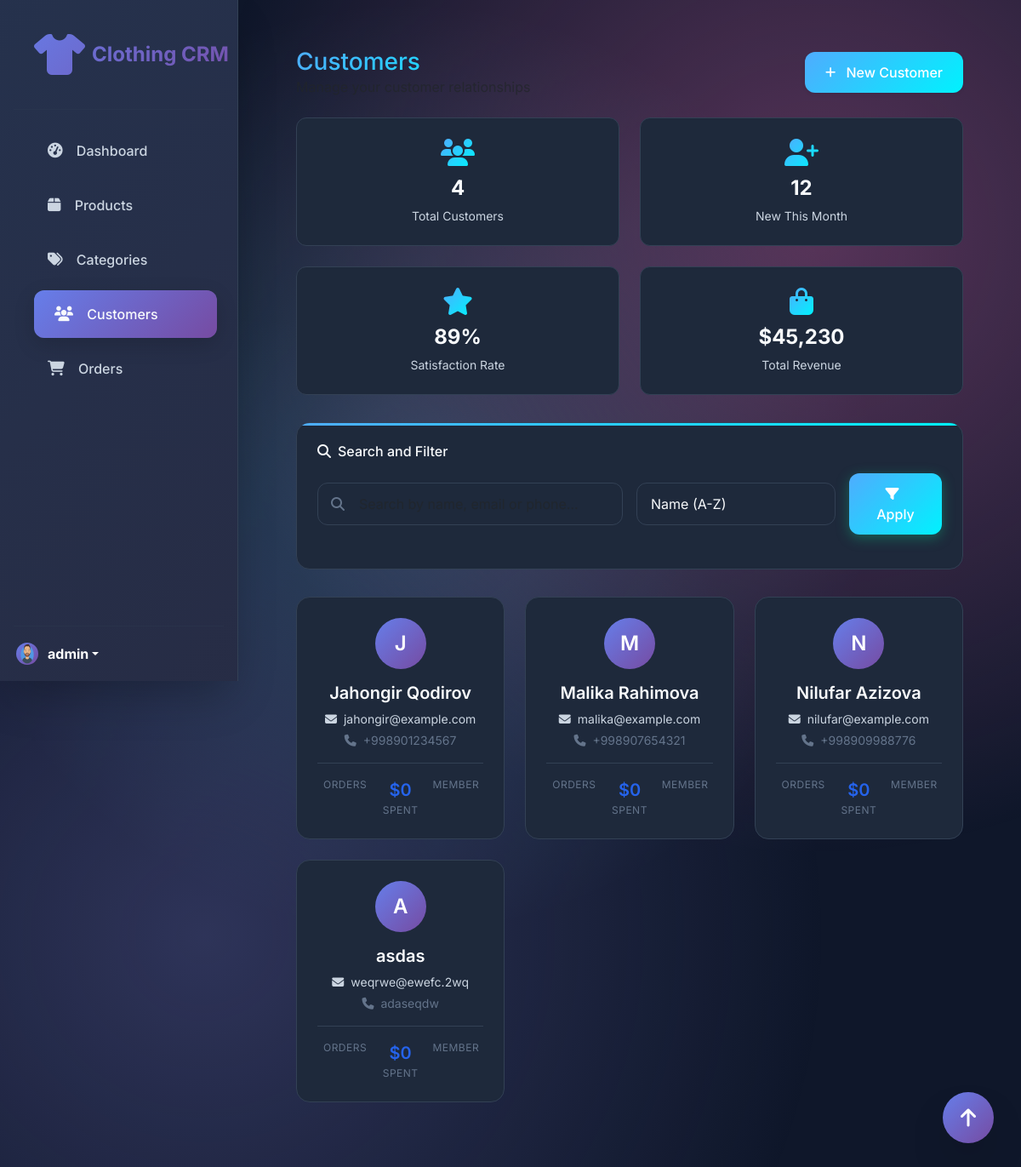
The page /customers/ (signed in) on the database its author committed.
### accounts/models.py (models this page shows, shortened)
class Profile(models.Model):
    user = models.OneToOneField(User, on_delete=models.CASCADE)
    image = models.ImageField(default='default.jpg', upload_to='profile_pics')
    phone = models.CharField(max_length=15, blank=True, null=True)
    address = models.TextField(blank=True, null=True)

### dashboard/models.py (models this page shows, shortened)
class Customer(models.Model):
    user = models.OneToOneField(User, on_delete=models.CASCADE, blank=True, null=True)
    name = models.CharField(max_length=200)
    phone = models.CharField(max_length=15)
    email = models.EmailField(max_length=200)
    address = models.TextField()
    created_at = models.DateTimeField(auto_now_add=True)

### dashboard/views.py (the view)
# urls.py: path('customers/', views.customer_list, name='customer_list'),
@login_required
def customer_list(request):
    customers_list = Customer.objects.all()
    search_query = request.GET.get('search', '')
    if search_query:
        customers_list = customers_list.filter(
            Q(name__icontains=search_query) |
            Q(email__icontains=search_query) |
            Q(phone__icontains=search_query)
        )
    sort_by = request.GET.get('sort', 'name')
    customers_list = customers_list.order_by(sort_by)
    paginator = Paginator(customers_list, 10)  # Show 10 customers per page
    page = request.GET.get('page')
    try:
        customers = paginator.page(page)
    except PageNotAnInteger:
        customers = paginator.page(1)
    except EmptyPage:
        customers = paginator.page(paginator.num_pages)
    context = {
        'customers': customers,
        'search_query': search_query,
        'sort_by': sort_by,
    }
    return render(request, 'dashboard/customer_list.html', context)

### templates/dashboard/customer_list.html (shortened to what this page needs)
{% extends 'base.html' %}
{% block content %}
<div class="container-fluid">
    <div class="d-sm-flex align-items-center justify-content-between mb-4">
        <div>
            <h1 class="h3 mb-0" style="color: var(--text-primary); background: var(--gradient-success); -webkit-background-clip: text; -webkit-text-fill-color: transparent; background-clip: text;">Customers</h1>
            <p class="text-muted mb-0">Manage your customer relationships</p>
        </div>
        <a href="{% url 'dashboard:customer_create' %}" class="btn btn-success shadow-sm">
            <i class="fas fa-plus fa-sm me-2"></i> New Customer
        </a>
    </div>
    <div class="stats-grid">
        <div class="stat-item">
            <i class="fas fa-users stat-icon"></i>
            <div class="stat-number">{{ customers.paginator.count|default:"0" }}</div>
            <div class="stat-label">Total Customers</div>
        </div>
        <div class="stat-item">
            <i class="fas fa-user-plus stat-icon"></i>
            <div class="stat-number">12</div>
            <div class="stat-label">New This Month</div>
        </div>
        <div class="stat-item">
            <i class="fas fa-star stat-icon"></i>
            <div class="stat-number">89%</div>
            <div class="stat-label">Satisfaction Rate</div>
        </div>
        <div class="stat-item">
            <i class="fas fa-shopping-bag stat-icon"></i>
            <div class="stat-number">$45,230</div>
            <div class="stat-label">Total Revenue</div>
        </div>
    </div>
    <div class="search-filters">
        <h6 class="mb-3" style="color: var(--text-primary);">
            <i class="fas fa-search me-2"></i>Search and Filter
        </h6>
        <form method="get" class="row g-3 align-items-center">
            <div class="col-md-6 mb-3">
                <div class="position-relative">
                    <i class="fas fa-search position-absolute" style="left: 1rem; top: 50%; transform: translateY(-50%); color: var(--text-muted); z-index: 2;"></i>
                    <input type="text" class="form-control" id="search" name="search" style="padding-left: 3rem;"
                           placeholder="Search by name, email or phone..." value="{{ request.GET.search|default:'' }}">
                </div>
            </div>
            <div class="col-md-4 mb-3">
                <select class="form-control" id="sort" name="sort">
                    <option value="name" {% if request.GET.sort == 'name' or not request.GET.sort %}selected{% endif %}>Name (A-Z)</option>
                </select>
            </div>
            <div class="col-md-2 mb-3">
                <button type="submit" class="btn btn-success w-100">
                    <i class="fas fa-filter me-2"></i>Apply
                </button>
            </div>
        </form>
    </div>
    <div class="row">
        {% for customer in customers %}
        <div class="col-lg-4 col-md-6 mb-4">
            <div class="customer-card p-4 h-100">
                <div class="customer-info text-center">
                    <div class="customer-avatar">
                        {{ customer.name|first|upper }}
                    </div>
                    <h5>
                        <a href="{% url 'dashboard:customer_detail' customer.id %}" class="customer-name">
                            {{ customer.name }}
                        </a>
                    </h5>
                    <div class="customer-email">
                        <i class="fas fa-envelope me-2"></i>{{ customer.email }}
                    </div>
                    <div class="customer-phone">
                        <i class="fas fa-phone me-2"></i>{{ customer.phone }}
                    </div>
                    <div class="customer-stats">
                        <div class="customer-stat">
                            <div class="customer-stat-label">Orders</div>
                        </div>
                        <div class="customer-stat">
                            <div class="customer-stat-value">${{ customer.total_spent|default:"0"|floatformat:0 }}</div>
                            <div class="customer-stat-label">Spent</div>
                        </div>
                        <div class="customer-stat">
                            <div class="customer-stat-label">Member</div>
                        </div>
                    </div>
                </div>
            </div>
        </div>
        {% endfor %}
    </div>
</div>
{% endblock %}

### templates/base.html (shortened to what this page needs)
<!DOCTYPE html>
<html lang="en">
<head>
    <link href="https://cdn.jsdelivr.net/npm/bootstrap@5.3.0/dist/css/bootstrap.min.css" rel="stylesheet">
    <link rel="stylesheet" href="https://cdnjs.cloudflare.com/ajax/libs/font-awesome/6.4.0/css/all.min.css">
</head>
<body>
    <div class="d-flex">
        <div class="sidebar d-none d-md-flex flex-column flex-shrink-0 p-3">
            <a href="{% url 'dashboard:dashboard' %}" class="d-flex align-items-center mb-3 mb-md-0 me-md-auto text-white text-decoration-none navbar-brand">
                <i class="fas fa-tshirt fa-2x me-2"></i>
                <span class="fs-4">Clothing CRM</span>
            </a>
            <hr style="border-color: var(--dark-border);">
            <ul class="nav nav-pills flex-column mb-auto">
                <li class="nav-item">
                    <a href="{% url 'dashboard:dashboard' %}" class="nav-link {% if request.resolver_match.url_name == 'dashboard' %}active{% endif %}">
                        <i class="fas fa-tachometer-alt"></i>
                        Dashboard
                    </a>
                </li>
                <li>
                    <a href="{% url 'dashboard:product_list' %}" class="nav-link {% if 'product' in request.resolver_match.url_name %}active{% endif %}">
                        <i class="fas fa-box"></i>
                        Products
                    </a>
                </li>
                <li>
                    <a href="{% url 'dashboard:category_list' %}" class="nav-link {% if 'category' in request.resolver_match.url_name %}active{% endif %}">
                        <i class="fas fa-tags"></i>
                        Categories
                    </a>
                </li>
                <li>
                    <a href="{% url 'dashboard:customer_list' %}" class="nav-link {% if 'customer' in request.resolver_match.url_name %}active{% endif %}">
                        <i class="fas fa-users"></i>
                        Customers
                    </a>
                </li>
                <li>
                    <a href="{% url 'dashboard:order_list' %}" class="nav-link {% if 'order' in request.resolver_match.url_name %}active{% endif %}">
                        <i class="fas fa-shopping-cart"></i>
                        Orders
                    </a>
                </li>
            </ul>
            <hr style="border-color: var(--dark-border);">
            <div class="dropdown">
                <a href="#" class="d-flex align-items-center text-white text-decoration-none dropdown-toggle" id="dropdownUser1" data-bs-toggle="dropdown" aria-expanded="false">
                    {% if request.user.profile.image %}
                    <img src="{{ request.user.profile.image.url }}" alt="Profile" width="32" height="32" class="rounded-circle me-2 img-profile">
                    {% else %}
                    <i class="fas fa-user-circle fa-2x me-2"></i>
                    {% endif %}
                    <strong>{{ request.user.username }}</strong>
                </a>
            </div>
        </div>
        <div class="main-content flex-grow-1">
            <div class="container-fluid px-4 py-4 page-content">
                {% block content %}{% endblock %}
            </div>
        </div>
    </div>
    <button class="fab d-none d-md-block" onclick="window.scrollTo({top: 0, behavior: 'smooth'})">
        <i class="fas fa-arrow-up"></i>
    </button>
</body>
</html>

### templates/base.html (style rules this page uses)
:root { --primary-color: #2563eb; --primary-dark: #1d4ed8; --secondary-color: #10b981; --danger-color: #ef4444; --warning-color: #f59e0b; --info-color: #06b6d4; --dark-bg: #0f172a; --dark-surface: #1e293b; --dark-border: #334155; --text-primary: #f8fafc; --text-secondary: #cbd5e1; --text-muted: #64748b; --gradient-primary: linear-gradient(135deg, #667eea 0%, #764ba2 100%); --gradient-secondary: linear-gradient(135deg, #f093fb 0%, #f5576c 100%); --gradient-success: linear-gradient(135deg, #4facfe 0%, #00f2fe 100%); --shadow-lg: 0 20px 25px -5px rgba(0, 0, 0, 0.1), 0 10px 10px -5px rgba(0, 0, 0, 0.04); --shadow-xl: 0 25px 50px -12px rgba(0, 0, 0, 0.25); }
* { margin: 0; padding: 0; box-sizing: border-box; }
body { font-family: 'Inter', sans-serif; background: var(--dark-bg); color: var(--text-primary); overflow-x: hidden; }
body::before { content: ''; position: fixed; top: 0; left: 0; width: 100%; height: 100%; background: radial-gradient(circle at 20% 80%, rgba(120, 119, 198, 0.3) 0%, transparent 50%), radial-gradient(circle at 80% 20%, rgba(255, 119, 198, 0.3) 0%, transparent 50%), radial-gradient(circle at 40% 40%, rgba(120, 219, 255, 0.2) 0%, transparent 50%); z-index: -1; animation: backgroundShift 20s ease-in-out infinite; }
.sidebar { min-height: 100vh; background: var(--dark-surface); backdrop-filter: blur(20px); border-right: 1px solid var(--dark-border); color: var(--text-primary); width: 280px; position: fixed; left: 0; top: 0; z-index: 100; transition: all 0.3s cubic-bezier(0.4, 0, 0.2, 1); box-shadow: var(--shadow-xl); }
.sidebar::before { content: ''; position: absolute; top: 0; left: 0; right: 0; bottom: 0; background: var(--gradient-primary); opacity: 0.1; z-index: -1; }
.sidebar .nav-link { color: var(--text-secondary); padding: 1rem 1.5rem; margin: 0.25rem 1rem; border-radius: 12px; transition: all 0.3s cubic-bezier(0.4, 0, 0.2, 1); position: relative; overflow: hidden; font-weight: 500; }
.sidebar .nav-link::before { content: ''; position: absolute; top: 0; left: -100%; width: 100%; height: 100%; background: var(--gradient-primary); transition: left 0.3s cubic-bezier(0.4, 0, 0.2, 1); z-index: -1; }
.sidebar .nav-link:hover, .sidebar .nav-link.active { color: var(--text-primary); background: rgba(255, 255, 255, 0.1); transform: translateX(8px); box-shadow: 0 8px 25px rgba(0, 0, 0, 0.15); }
.sidebar .nav-link:hover::before, .sidebar .nav-link.active::before { left: 0; }
.sidebar .nav-link i { margin-right: 0.75rem; font-size: 1.1rem; transition: transform 0.3s ease; }
.sidebar .navbar-brand { padding: 1.5rem; font-size: 1.5rem; font-weight: 700; background: var(--gradient-primary); -webkit-background-clip: text; -webkit-text-fill-color: transparent; background-clip: text; animation: logoGlow 3s ease-in-out infinite alternate; }
.main-content { margin-left: 280px; padding: 2rem; min-height: 100vh; transition: margin-left 0.3s cubic-bezier(0.4, 0, 0.2, 1); }
.btn { border-radius: 12px; padding: 0.75rem 1.5rem; font-weight: 500; transition: all 0.3s cubic-bezier(0.4, 0, 0.2, 1); position: relative; overflow: hidden; border: none; }
.btn-success { background: var(--gradient-success); color: white; box-shadow: 0 4px 15px rgba(16, 185, 129, 0.4); }
.form-control, .form-select { background: var(--dark-surface); border: 1px solid var(--dark-border); color: var(--text-primary); border-radius: 12px; padding: 0.75rem 1rem; transition: all 0.3s ease; }
.page-content { animation: fadeInUp 0.6s ease; }
.fab { position: fixed; bottom: 2rem; right: 2rem; width: 60px; height: 60px; border-radius: 50%; background: var(--gradient-primary); color: white; border: none; box-shadow: var(--shadow-xl); display: flex; align-items: center; justify-content: center; font-size: 1.5rem; transition: all 0.3s cubic-bezier(0.4, 0, 0.2, 1); z-index: 1000; }
.img-profile { border: 3px solid transparent; background: var(--gradient-primary); background-clip: padding-box; transition: all 0.3s ease; }

### rows shown on the page
Customer: name|first "J", name "Jahongir Qodirov", email "jahongir@example.com", phone "+998901234567", total_spent "0"
Customer: name|first "M", name "Malika Rahimova", email "malika@example.com", phone "+998907654321", total_spent "0"
Customer: name|first "N", name "Nilufar Azizova", email "nilufar@example.com", phone "+998909988776", total_spent "0"
Customer: name|first "A", name "asdas", email "weqrwe@ewefc.2wq", phone "adaseqdw", total_spent "0"

### other values the page prints
{{ request.user.username }} "admin"
{{ customers.paginator.count|default:"0" }} "4"
